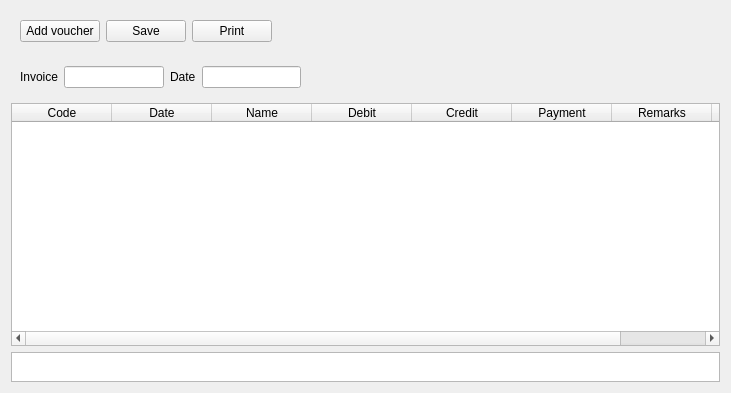
<?xml version="1.0" encoding="UTF-8"?>
<ui version="4.0">
 <class>DlgPrintVoucherAsInvoice</class>
 <widget class="QWidget" name="DlgPrintVoucherAsInvoice">
  <property name="geometry">
   <rect>
    <x>0</x>
    <y>0</y>
    <width>731</width>
    <height>393</height>
   </rect>
  </property>
  <property name="minimumSize">
   <size>
    <width>0</width>
    <height>0</height>
   </size>
  </property>
  <property name="windowTitle">
   <string>Print voucher as invoice</string>
  </property>
  <layout class="QVBoxLayout" name="verticalLayout">
   <item>
    <widget class="QWidget" name="widget" native="true">
     <layout class="QHBoxLayout" name="horizontalLayout">
      <item>
       <widget class="QPushButton" name="btnAddVoucher">
        <property name="text">
         <string>Add voucher</string>
        </property>
        <property name="icon">
         <iconset resource="res.qrc">
          <normaloff>:/images/plus.png</normaloff>:/images/plus.png</iconset>
        </property>
       </widget>
      </item>
      <item>
       <widget class="QPushButton" name="btnSave">
        <property name="text">
         <string>Save</string>
        </property>
        <property name="icon">
         <iconset resource="res.qrc">
          <normaloff>:/images/save.png</normaloff>:/images/save.png</iconset>
        </property>
       </widget>
      </item>
      <item>
       <widget class="QPushButton" name="btnPrint">
        <property name="text">
         <string>Print</string>
        </property>
        <property name="icon">
         <iconset resource="res.qrc">
          <normaloff>:/images/printer.png</normaloff>:/images/printer.png</iconset>
        </property>
       </widget>
      </item>
      <item>
       <spacer name="horizontalSpacer_2">
        <property name="orientation">
         <enum>Qt::Horizontal</enum>
        </property>
        <property name="sizeHint" stdset="0">
         <size>
          <width>260</width>
          <height>20</height>
         </size>
        </property>
       </spacer>
      </item>
     </layout>
    </widget>
   </item>
   <item>
    <widget class="QWidget" name="widget_2" native="true">
     <property name="minimumSize">
      <size>
       <width>0</width>
       <height>30</height>
      </size>
     </property>
     <layout class="QHBoxLayout" name="horizontalLayout_2">
      <item>
       <widget class="QLabel" name="label">
        <property name="text">
         <string>Invoice</string>
        </property>
       </widget>
      </item>
      <item>
       <widget class="EQLineEdit" name="leInvoice">
        <property name="maximumSize">
         <size>
          <width>100</width>
          <height>16777215</height>
         </size>
        </property>
        <property name="readOnly">
         <bool>true</bool>
        </property>
       </widget>
      </item>
      <item>
       <widget class="QLabel" name="label_2">
        <property name="text">
         <string>Date</string>
        </property>
       </widget>
      </item>
      <item>
       <widget class="EDateEdit" name="deDate">
        <property name="maximumSize">
         <size>
          <width>100</width>
          <height>16777215</height>
         </size>
        </property>
       </widget>
      </item>
      <item>
       <spacer name="horizontalSpacer">
        <property name="orientation">
         <enum>Qt::Horizontal</enum>
        </property>
        <property name="sizeHint" stdset="0">
         <size>
          <width>410</width>
          <height>20</height>
         </size>
        </property>
       </spacer>
      </item>
     </layout>
    </widget>
   </item>
   <item>
    <widget class="EQTableWidget" name="tbl">
     <property name="editTriggers">
      <set>QAbstractItemView::NoEditTriggers</set>
     </property>
     <property name="wordWrap">
      <bool>false</bool>
     </property>
     <column>
      <property name="text">
       <string>Code</string>
      </property>
     </column>
     <column>
      <property name="text">
       <string>Date</string>
      </property>
     </column>
     <column>
      <property name="text">
       <string>Name</string>
      </property>
     </column>
     <column>
      <property name="text">
       <string>Debit</string>
      </property>
     </column>
     <column>
      <property name="text">
       <string>Credit</string>
      </property>
     </column>
     <column>
      <property name="text">
       <string>Payment</string>
      </property>
     </column>
     <column>
      <property name="text">
       <string>Remarks</string>
      </property>
     </column>
     <column>
      <property name="text">
       <string>Paycode</string>
      </property>
     </column>
    </widget>
   </item>
   <item>
    <widget class="EQTableWidget" name="tblTotal">
     <property name="minimumSize">
      <size>
       <width>0</width>
       <height>30</height>
      </size>
     </property>
     <property name="maximumSize">
      <size>
       <width>16777215</width>
       <height>30</height>
      </size>
     </property>
     <property name="editTriggers">
      <set>QAbstractItemView::NoEditTriggers</set>
     </property>
     <attribute name="horizontalHeaderVisible">
      <bool>false</bool>
     </attribute>
     <column>
      <property name="text">
       <string>New Column</string>
      </property>
     </column>
     <column>
      <property name="text">
       <string>New Column</string>
      </property>
     </column>
     <column>
      <property name="text">
       <string>New Column</string>
      </property>
     </column>
     <column>
      <property name="text">
       <string>New Column</string>
      </property>
     </column>
     <column>
      <property name="text">
       <string>New Column</string>
      </property>
     </column>
     <column>
      <property name="text">
       <string>New Column</string>
      </property>
     </column>
    </widget>
   </item>
  </layout>
 </widget>
 <customwidgets>
  <customwidget>
   <class>EQLineEdit</class>
   <extends>QLineEdit</extends>
   <header location="global">eqlineedit.h</header>
   <slots>
    <signal>customButtonClicked(bool)</signal>
   </slots>
  </customwidget>
  <customwidget>
   <class>EQTableWidget</class>
   <extends>QTableWidget</extends>
   <header location="global">eqtablewidget.h</header>
  </customwidget>
  <customwidget>
   <class>EDateEdit</class>
   <extends>QLineEdit</extends>
   <header location="global">edateedit.h</header>
  </customwidget>
 </customwidgets>
 <resources>
  <include location="res.qrc"/>
 </resources>
 <connections/>
</ui>
